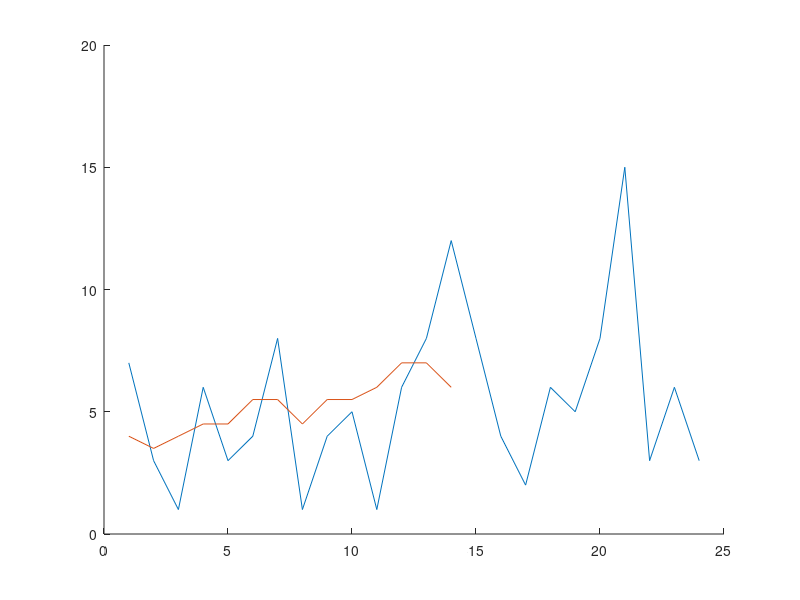

Write the MATLAB code that produced this figure.
clear



in = [ 7 3 1 6 3 4 8 1 4 5 1 6 8 12  8 4 2 6 5 8 15 3 6 3];
n = 10;
for kk = 1:length(in)-n
  x = in(kk:kk+n-1) 
  filtOut(kk) = median(x);
endfor

figure(44),clf
hold all
plot(1:length(in),in)
plot(1:length(filtOut),filtOut)


